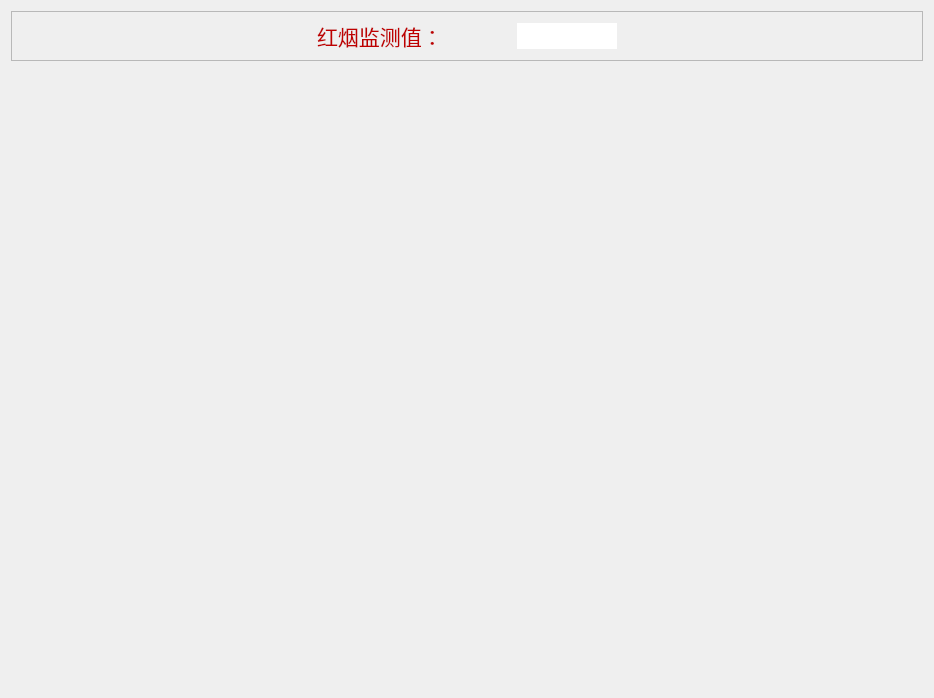
<?xml version="1.0" encoding="UTF-8"?>
<ui version="4.0">
 <class>GraphOfRedValue</class>
 <widget class="QWidget" name="GraphOfRedValue">
  <property name="geometry">
   <rect>
    <x>0</x>
    <y>0</y>
    <width>934</width>
    <height>698</height>
   </rect>
  </property>
  <property name="windowTitle">
   <string>GraphOfRedValue</string>
  </property>
  <layout class="QVBoxLayout" name="verticalLayout">
   <item>
    <widget class="QFrame" name="frame_3">
     <property name="maximumSize">
      <size>
       <width>16777215</width>
       <height>50</height>
      </size>
     </property>
     <property name="frameShape">
      <enum>QFrame::StyledPanel</enum>
     </property>
     <property name="frameShadow">
      <enum>QFrame::Raised</enum>
     </property>
     <layout class="QHBoxLayout" name="horizontalLayout_3">
      <item>
       <spacer name="horizontalSpacer_2">
        <property name="orientation">
         <enum>Qt::Horizontal</enum>
        </property>
        <property name="sizeType">
         <enum>QSizePolicy::Fixed</enum>
        </property>
        <property name="sizeHint" stdset="0">
         <size>
          <width>250</width>
          <height>20</height>
         </size>
        </property>
       </spacer>
      </item>
      <item>
       <widget class="QLabel" name="label_4">
        <property name="maximumSize">
         <size>
          <width>150</width>
          <height>16777215</height>
         </size>
        </property>
        <property name="font">
         <font>
          <family>黑体</family>
          <pointsize>16</pointsize>
         </font>
        </property>
        <property name="styleSheet">
         <string notr="true">color: rgb(191, 0, 0);</string>
        </property>
        <property name="frameShape">
         <enum>QFrame::NoFrame</enum>
        </property>
        <property name="text">
         <string>红烟监测值：</string>
        </property>
       </widget>
      </item>
      <item>
       <widget class="QLabel" name="label_red_value">
        <property name="maximumSize">
         <size>
          <width>100</width>
          <height>16777215</height>
         </size>
        </property>
        <property name="font">
         <font>
          <family>黑体</family>
          <pointsize>16</pointsize>
         </font>
        </property>
        <property name="styleSheet">
         <string notr="true">background-color: rgb(255, 255, 255);
color: rgb(255, 0, 0);</string>
        </property>
        <property name="text">
         <string/>
        </property>
       </widget>
      </item>
      <item>
       <spacer name="horizontalSpacer">
        <property name="orientation">
         <enum>Qt::Horizontal</enum>
        </property>
        <property name="sizeType">
         <enum>QSizePolicy::Fixed</enum>
        </property>
        <property name="sizeHint" stdset="0">
         <size>
          <width>250</width>
          <height>20</height>
         </size>
        </property>
       </spacer>
      </item>
     </layout>
    </widget>
   </item>
   <item>
    <widget class="QCustomPlot" name="widget_of_plot" native="true"/>
   </item>
  </layout>
 </widget>
 <layoutdefault spacing="6" margin="11"/>
 <customwidgets>
  <customwidget>
   <class>QCustomPlot</class>
   <extends>QWidget</extends>
   <header>qcustomplot.h</header>
   <container>1</container>
  </customwidget>
 </customwidgets>
 <resources/>
 <connections/>
</ui>
